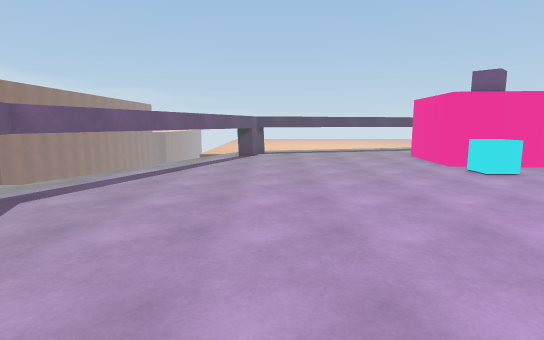
[1] (above)

19 first-person views from a walk through a scene from a Unity 3-D project. The camera is 1.5 m above the floor, tilts 8° down and sees 80° across. The floor is counted in squares, 1 m on a side. Each view is taken from the middle of a square. On the plan, view 1 faces up. The plan holds only what a view shows up to about 15 squares ahead; the rest is blank. The place goes on beyond the plan. The player is left out.

[2]
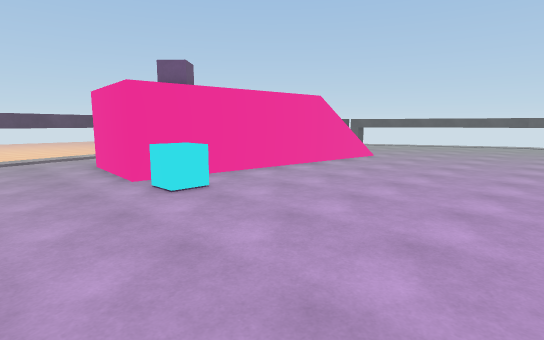

[3]
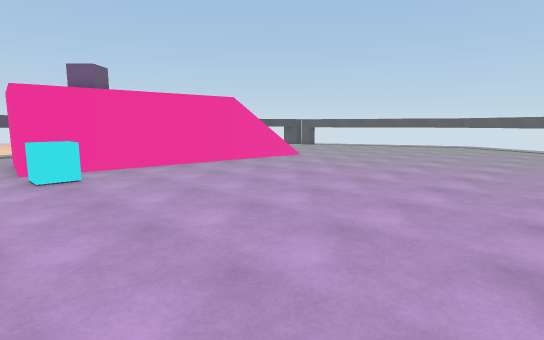

[4]
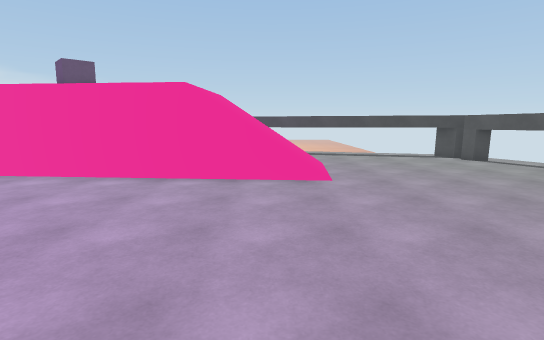

[5]
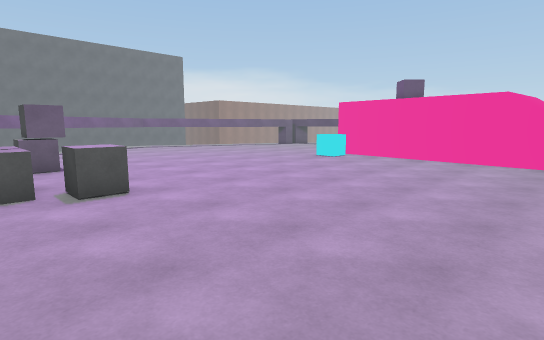

[6]
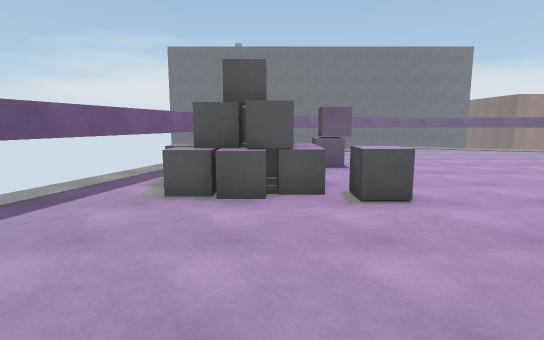

[7]
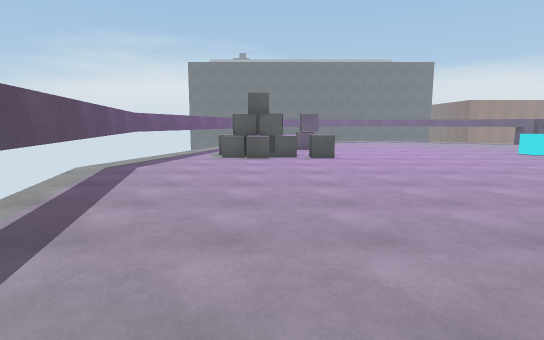

[8]
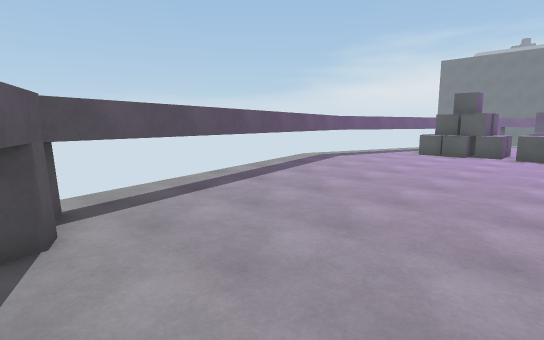

[9]
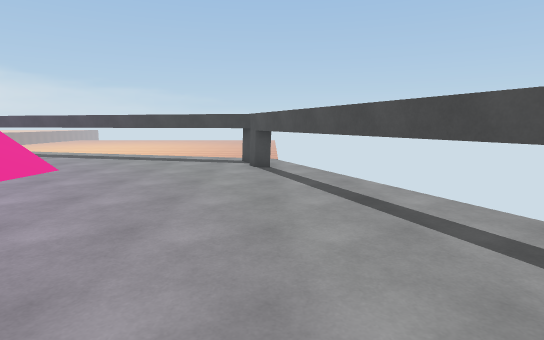

[10]
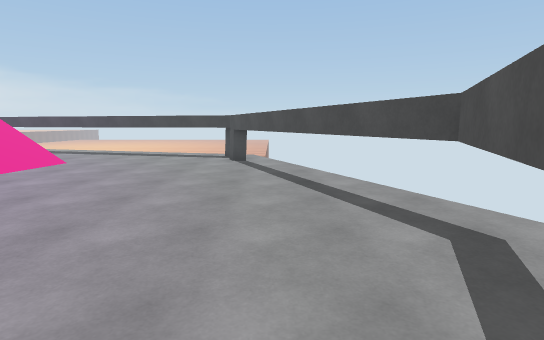

[11]
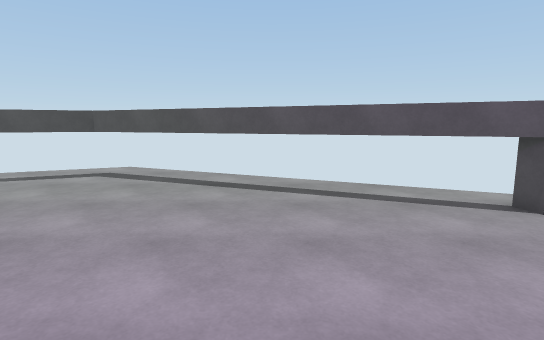

[12]
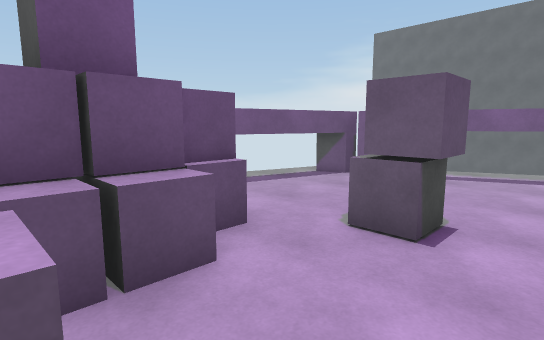

[13]
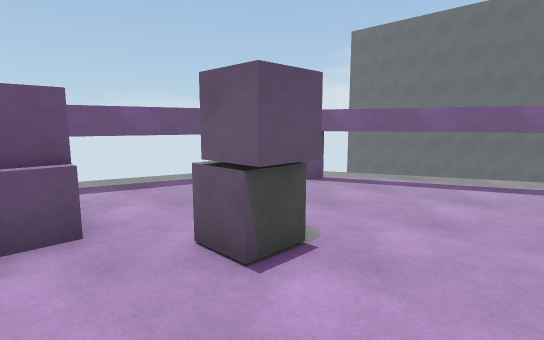

[14]
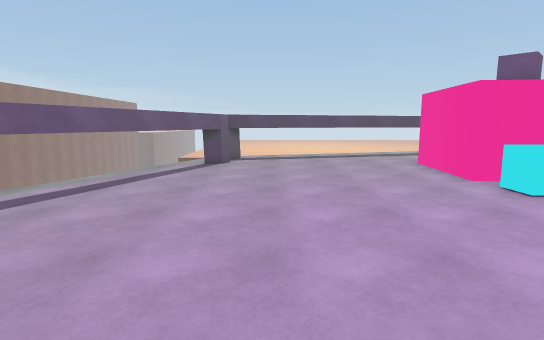

[15]
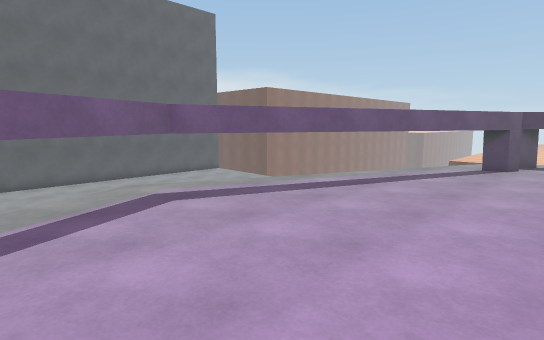

[16]
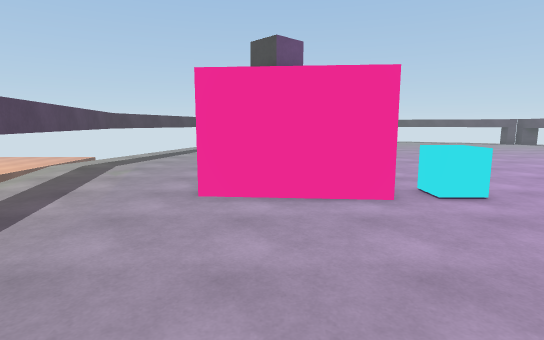

[17]
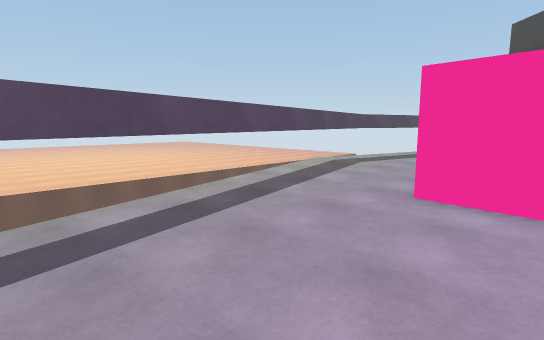

[18]
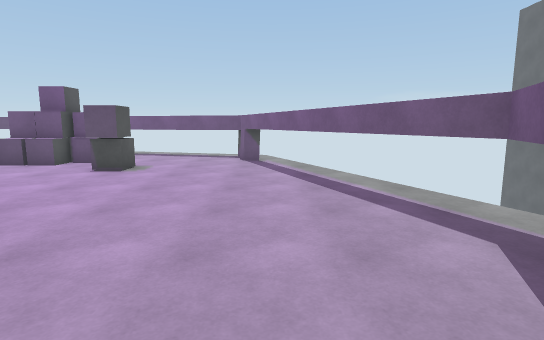

[19]
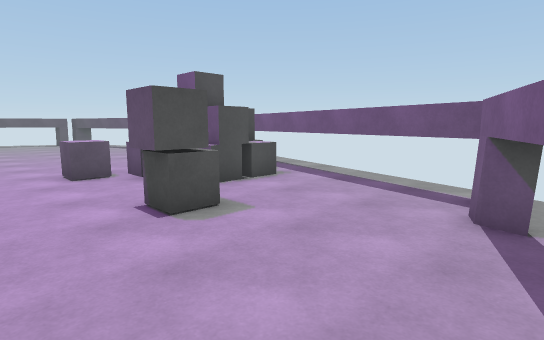

### Floor plan
Key: @ floor where view 1 was taken; # wall or solid block; x gap in a wall; . main floor; : floor 2.75 m higher than the main floor; / step, stairs or slope; v drop or lower ground; B box; O other object.
Columns run from 5 left of view 1 to 29 right of it. Each row starts with its distance up from view 1.
 20                #####
 19            #####...#####
 18        #####...........#####
 17     ####............ ......####
 16    .x...........      .......##
 15    ##.......:       //........#
 14    #........: B    /////......##
 13   ##........  B    ////........#
 12   #.........       ////........#
 11   #............#vvv#///........##
 10  ##.........B...................#
  9  #..............................##
  8 ##...............................#
  7 #................................##
  6 #.................................#
  5 #................................##
  4 ##...............................#
  3  #..............................##
  2  ##.............................#
  1   #............................##
  0   #..@.........................#
 -1   ##....BB...BB................#
 -2    #.......OOO................##
 -3    ##.....OOOO................#
 -4    .x.....OOOO...............##
 -5     ####..OOOO.............###
 -6        #####...........#####
 -7            ####....#####
 -8               ######

Positions as (right, up) in squares from view 1, and headings:
1: (0, 0), facing up
2: (3, 3), facing up-right
3: (5, 0), facing up-right
4: (16, 2), facing up
5: (16, -3), facing up-left
6: (15, -3), facing left
7: (23, -3), facing left
8: (25, 1), facing down-left
9: (25, 4), facing up
10: (26, 2), facing up
11: (19, 1), facing right
12: (8, 1), facing down-left
13: (6, 2), facing down-left
14: (1, 3), facing up
15: (1, 3), facing up-left
16: (0, 14), facing right
17: (0, 13), facing up-right
18: (-2, 10), facing down
19: (-2, 2), facing down-right
